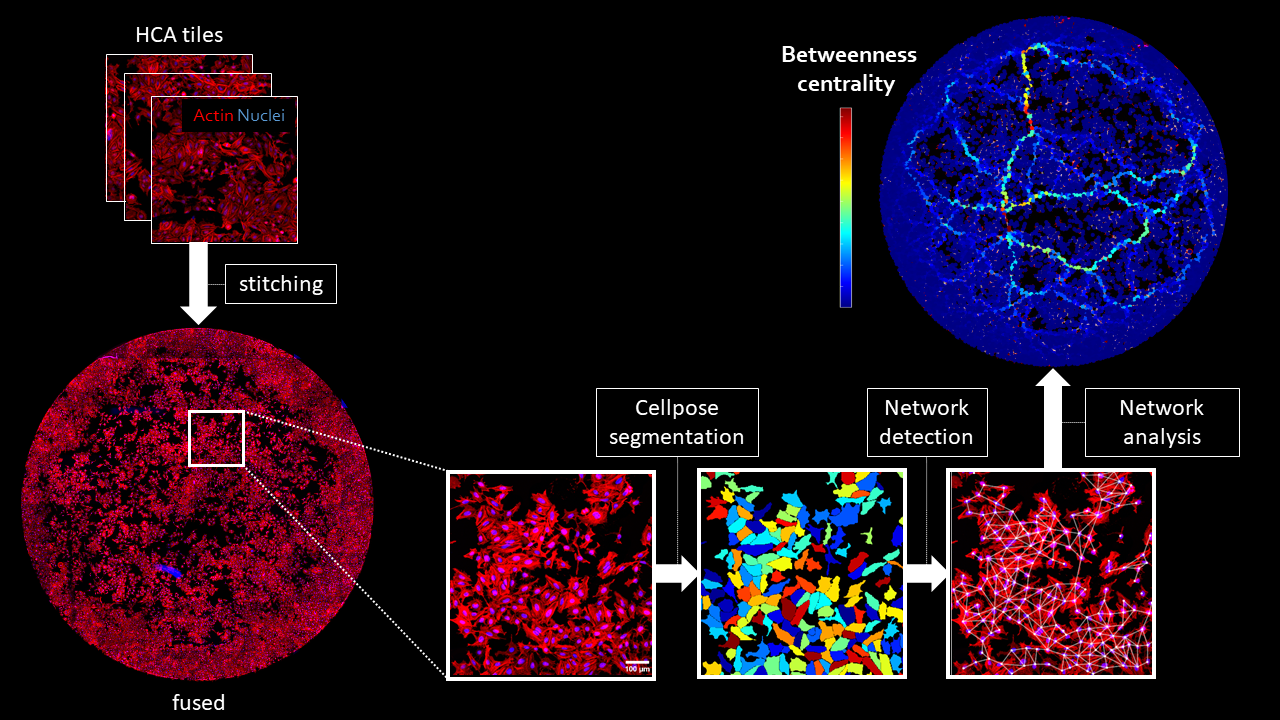
%> input picture Workflow.png, 1280 x 720 px
$ octave CalciumNetworkAnalysis.m   (GNU Octave 9; MATLAB toolbox functions it lacks are replaced by stand-ins)
%> lines starting %> are read from the running program, lines starting %| are printed output that depends on the picture
clear all
close all

intial_path = 'M:\tnw\bn\dm\Shared';

% Choose data
[timelapse_file, directory] = uigetfile({'*.tif';'*.png'}, 'Choose the timelapse file', intial_path);
%> the answer given: ../Workflow.png
timelapse_path = fullfile(directory, timelapse_file);

segmented_file = uigetfile({'*.tif';'*.png'}, 'Choose the segmented image', directory);
%> the answer given: ../Workflow.png
segmented_path = fullfile(directory, segmented_file);
segmentation = imread(segmented_path);
%> segmentation is the input picture: size 720x1280x3 uint8; mean R, G, B 32.1, 12.8, 29
background_mask = logical(1-(segmentation>0));
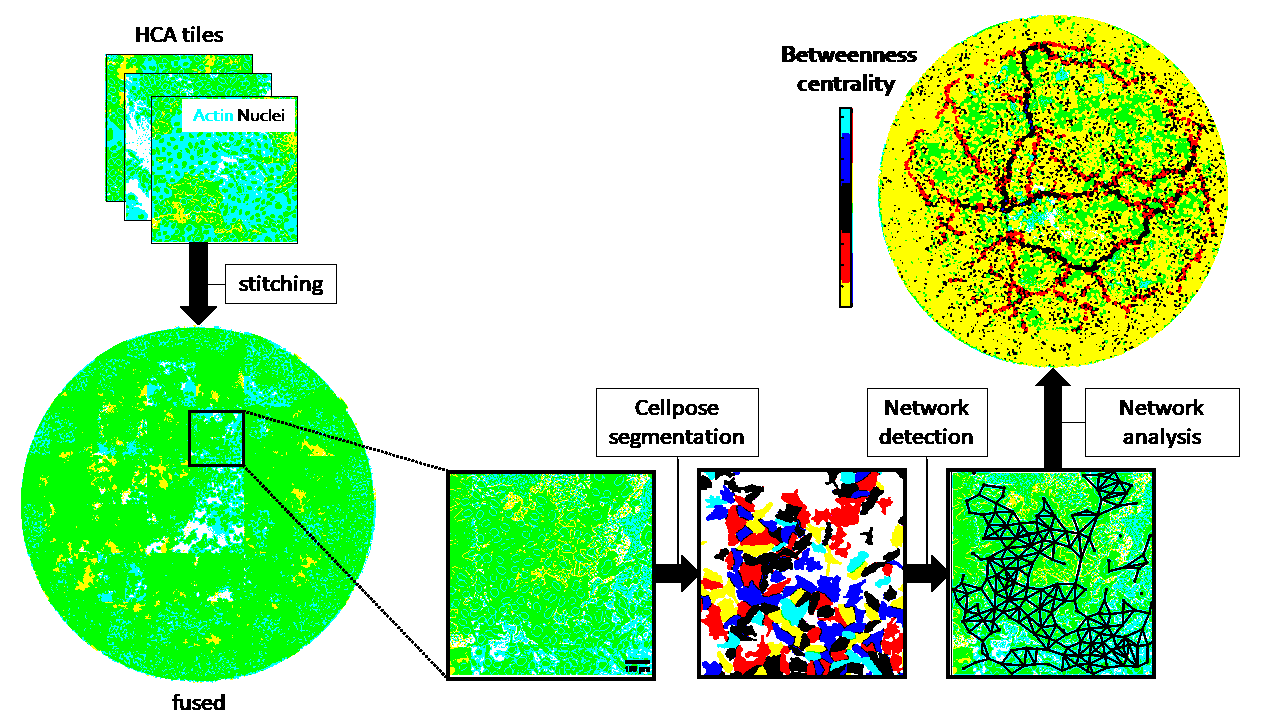
%> background_mask: size 720x1280x3 logical; mean R, G, B 0.708, 0.911, 0.67
foreground_mask = ~background_mask;
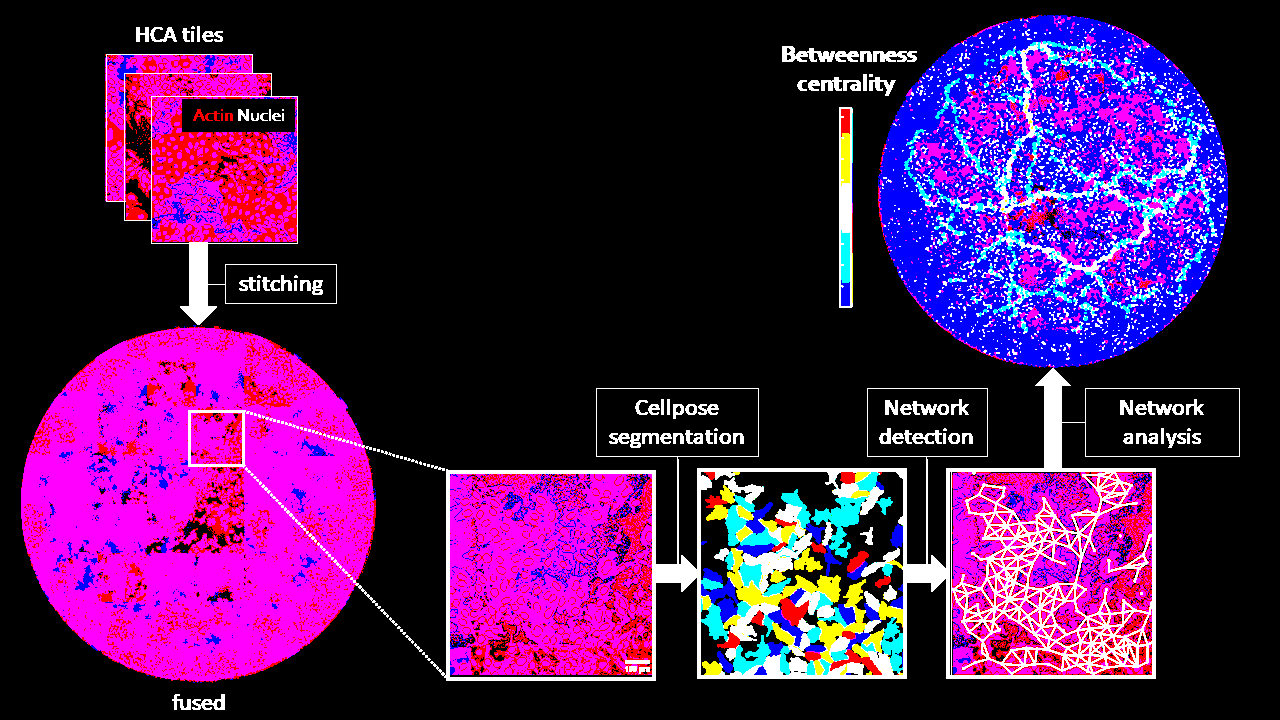
%> foreground_mask: size 720x1280x3 logical; mean R, G, B 0.292, 0.0887, 0.33

rgb_file = uigetfile({'*.tif';'*.png'}, 'Choose the RGB image.', directory);
%> the answer given: ../Workflow.png
rgb_path = fullfile(directory, rgb_file);
cell_image = imread(rgb_path);
network = uigetfile('.mat','Choose network file',directory);
%> the answer given: ../Workflow.png

%% Load network data and measurements
cd(directory)
%> (the run ends here)
